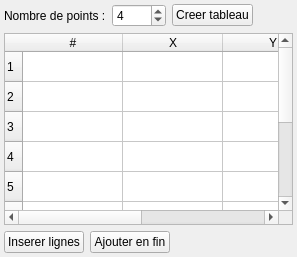
         <widget class="QWidget" name="pagePositionTableau">
          <layout class="QVBoxLayout" name="layoutTableau">
           <property name="leftMargin"><number>4</number></property>
           <property name="topMargin"><number>4</number></property>
           <property name="rightMargin"><number>4</number></property>
           <property name="bottomMargin"><number>4</number></property>
           <item>
            <layout class="QHBoxLayout">
             <item><widget class="QLabel" name="lblTableauNb"><property name="text"><string>Nombre de points :</string></property></widget></item>
             <item><widget class="QSpinBox" name="spinTableauNbPts"><property name="minimum"><number>1</number></property><property name="maximum"><number>9999</number></property><property name="value"><number>4</number></property></widget></item>
             <item><widget class="QPushButton" name="btnTableauCreer"><property name="text"><string>Creer tableau</string></property></widget></item>
             <item><spacer name="spacerTblTop"><property name="orientation"><enum>Qt::Horizontal</enum></property><property name="sizeHint" stdset="0"><size><width>40</width><height>20</height></size></property></spacer></item>
            </layout>
           </item>
           <item>
            <widget class="QTableWidget" name="tablePoints">
             <property name="columnCount"><number>4</number></property>
             <property name="rowCount"><number>10</number></property>
             <column><property name="text"><string>#</string></property></column>
             <column><property name="text"><string>X</string></property></column>
             <column><property name="text"><string>Y</string></property></column>
             <column><property name="text"><string>Z</string></property></column>
            </widget>
           </item>
           <item>
            <layout class="QHBoxLayout">
             <item><widget class="QPushButton" name="btnTableauInserer"><property name="text"><string>Inserer lignes</string></property></widget></item>
             <item><widget class="QPushButton" name="btnTableauAjouter"><property name="text"><string>Ajouter en fin</string></property></widget></item>
             <item><spacer name="spacerTblBot"><property name="orientation"><enum>Qt::Horizontal</enum></property><property name="sizeHint" stdset="0"><size><width>40</width><height>20</height></size></property></spacer></item>
            </layout>
           </item>
          </layout>
         </widget>
